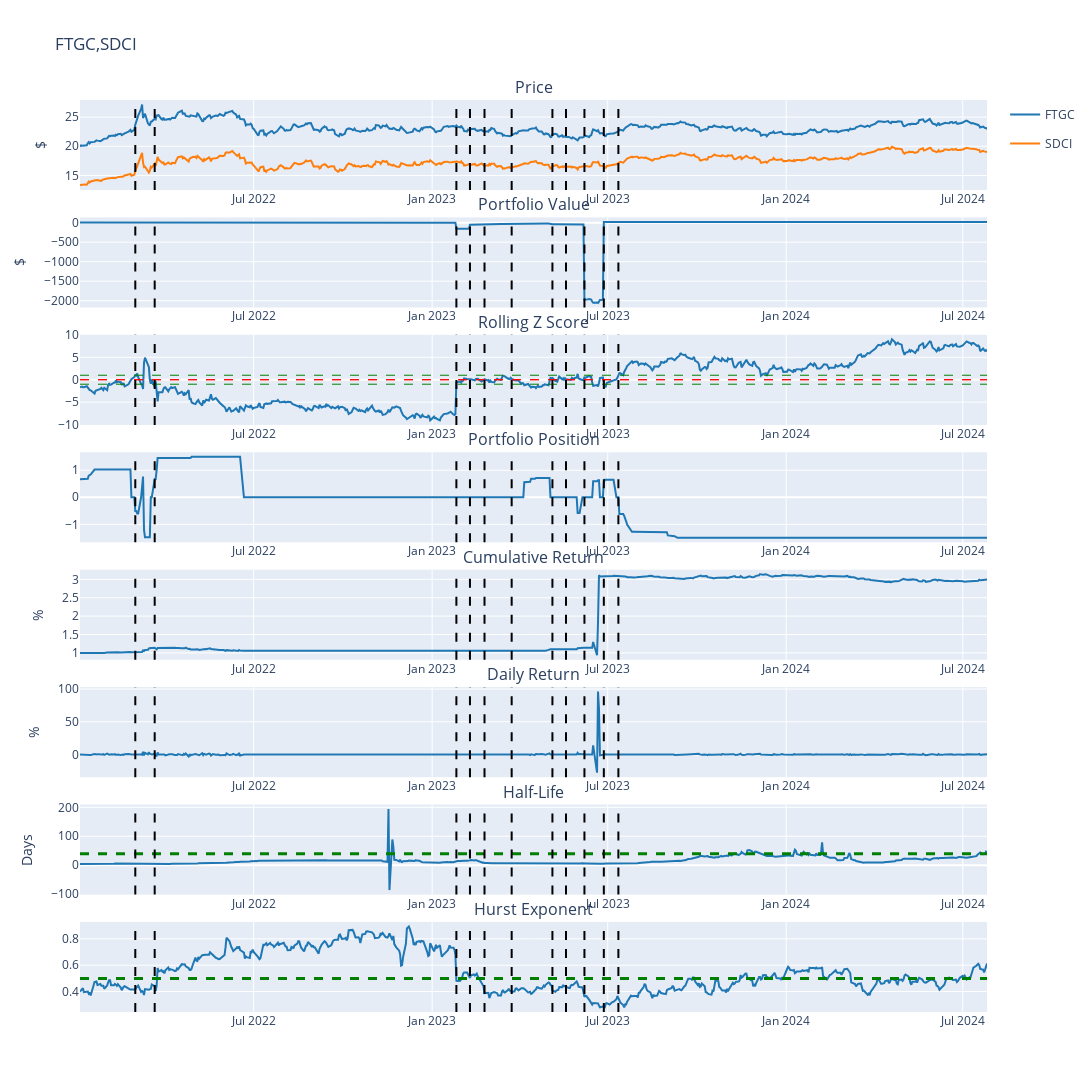

The code cell stored with this chart in its notebook:
### Code cell
strategy = InterdayPairsMeanReversion()
strategy.set_stock_universe(symbols)
strategy.set_start_date(start_date)
strategy.set_end_date(end_date)
strategy.preprocess_data()
strategy.generate_position()
strategy.backtest_summary(show_rebal=True)

### Figure 1 — Plotly figure (JSON) as saved in the notebook; plotly's stock layout.template omitted (floating-point values rounded to 4 significant figures; data arrays with more than 128 entries replaced by an {"elided": "..."} marker saying what was removed)
{"data": [{"legendgroup": "FTGC", "marker": {"color": "rgb(31, 119, 180)"}, "name": "FTGC", "type": "scatter", "x": {"elided": "644 str values"}, "xaxis": "x", "y": {"elided": "644 float values"}, "yaxis": "y"}, {"legendgroup": "SDCI", "marker": {"color": "rgb(255, 127, 14)"}, "name": "SDCI", "type": "scatter", "x": {"elided": "644 str values"}, "xaxis": "x", "y": {"elided": "644 float values"}, "yaxis": "y"}, {"marker": {"color": "rgb(31, 119, 180)"}, "showlegend": false, "type": "scatter", "x": {"elided": "644 str values"}, "xaxis": "x2", "y": {"elided": "644 float values"}, "yaxis": "y2"}, {"marker": {"color": "rgb(31, 119, 180)"}, "showlegend": false, "type": "scatter", "x": {"elided": "644 str values"}, "xaxis": "x3", "y": {"elided": "644 float values"}, "yaxis": "y3"}, {"marker": {"color": "rgb(31, 119, 180)"}, "showlegend": false, "type": "scatter", "x": {"elided": "644 str values"}, "xaxis": "x4", "y": {"elided": "644 float values"}, "yaxis": "y4"}, {"marker": {"color": "rgb(31, 119, 180)"}, "showlegend": false, "type": "scatter", "x": {"elided": "644 str values"}, "xaxis": "x5", "y": {"elided": "644 float values"}, "yaxis": "y5"}, {"marker": {"color": "rgb(31, 119, 180)"}, "showlegend": false, "type": "scatter", "x": {"elided": "644 str values"}, "xaxis": "x6", "y": {"elided": "644 float values"}, "yaxis": "y6"}, {"marker": {"color": "rgb(31, 119, 180)"}, "showlegend": false, "type": "scatter", "x": {"elided": "644 str values"}, "xaxis": "x7", "y": {"elided": "644 float values"}, "yaxis": "y7"}, {"marker": {"color": "rgb(31, 119, 180)"}, "showlegend": false, "type": "scatter", "x": {"elided": "644 str values"}, "xaxis": "x8", "y": {"elided": "644 float values"}, "yaxis": "y8"}], "layout": {"annotations": [{"font": {"size": 16}, "showarrow": false, "text": "Price", "x": 0.5, "xanchor": "center", "xref": "paper", "y": 1, "yanchor": "bottom", "yref": "paper"}, {"font": {"size": 16}, "showarrow": false, "text": "Portfolio Value", "x": 0.5, "xanchor": "center", "xref": "paper", "y": 0.8712, "yanchor": "bottom", "yref": "paper"}, {"font": {"size": 16}, "showarrow": false, "text": "Rolling Z Score", "x": 0.5, "xanchor": "center", "xref": "paper", "y": 0.7425, "yanchor": "bottom", "yref": "paper"}, {"font": {"size": 16}, "showarrow": false, "text": "Portfolio Position", "x": 0.5, "xanchor": "center", "xref": "paper", "y": 0.6138, "yanchor": "bottom", "yref": "paper"}, {"font": {"size": 16}, "showarrow": false, "text": "Cumulative Return", "x": 0.5, "xanchor": "center", "xref": "paper", "y": 0.485, "yanchor": "bottom", "yref": "paper"}, {"font": {"size": 16}, "showarrow": false, "text": "Daily Return", "x": 0.5, "xanchor": "center", "xref": "paper", "y": 0.3563, "yanchor": "bottom", "yref": "paper"}, {"font": {"size": 16}, "showarrow": false, "text": "Half-Life", "x": 0.5, "xanchor": "center", "xref": "paper", "y": 0.2275, "yanchor": "bottom", "yref": "paper"}, {"font": {"size": 16}, "showarrow": false, "text": "Hurst Exponent", "x": 0.5, "xanchor": "center", "xref": "paper", "y": 0.09875, "yanchor": "bottom", "yref": "paper"}], "height": 2000, "hovermode": "x", "shapes": [{"line": {"color": "red", "dash": "dash", "width": 1}, "type": "line", "x0": 0, "x1": 1, "xref": "x3 domain", "y0": 0, "y1": 0, "yref": "y3"}, {"line": {"color": "red", "dash": "dash", "width": 1}, "type": "line", "x0": 0, "x1": 1, "xref": "x3 domain", "y0": 0, "y1": 0, "yref": "y3"}, {"line": {"color": "green", "dash": "dash", "width": 1}, "type": "line", "x0": 0, "x1": 1, "xref": "x3 domain", "y0": 1, "y1": 1, "yref": "y3"}, {"line": {"color": "green", "dash": "dash", "width": 1}, "type": "line", "x0": 0, "x1": 1, "xref": "x3 domain", "y0": -1, "y1": -1, "yref": "y3"}, {"line": {"color": "green", "dash": "dash", "width": 3}, "type": "line", "x0": 0, "x1": 1, "xref": "x7 domain", "y0": 40, "y1": 40, "yref": "y7"}, {"line": {"color": "green", "dash": "dash", "width": 3}, "type": "line", "x0": 0, "x1": 1, "xref": "x8 domain", "y0": 0.5, "y1": 0.5, "yref": "y8"}, {"line": {"color": "black", "dash": "dash", "width": 2}, "type": "line", "x0": 1646092800000, "x1": 1646092800000, "xref": "x", "y0": 0, "y1": 1, "yref": "y domain"}, {"line": {"color": "black", "dash": "dash", "width": 2}, "type": "line", "x0": 1646092800000, "x1": 1646092800000, "xref": "x2", "y0": 0, "y1": 1, "yref": "y2 domain"}, {"line": {"color": "black", "dash": "dash", "width": 2}, "type": "line", "x0": 1646092800000, "x1": 1646092800000, "xref": "x3", "y0": 0, "y1": 1, "yref": "y3 domain"}, {"line": {"color": "black", "dash": "dash", "width": 2}, "type": "line", "x0": 1646092800000, "x1": 1646092800000, "xref": "x4", "y0": 0, "y1": 1, "yref": "y4 domain"}, {"line": {"color": "black", "dash": "dash", "width": 2}, "type": "line", "x0": 1646092800000, "x1": 1646092800000, "xref": "x5", "y0": 0, "y1": 1, "yref": "y5 domain"}, {"line": {"color": "black", "dash": "dash", "width": 2}, "type": "line", "x0": 1646092800000, "x1": 1646092800000, "xref": "x6", "y0": 0, "y1": 1, "yref": "y6 domain"}, {"line": {"color": "black", "dash": "dash", "width": 2}, "type": "line", "x0": 1646092800000, "x1": 1646092800000, "xref": "x7", "y0": 0, "y1": 1, "yref": "y7 domain"}, {"line": {"color": "black", "dash": "dash", "width": 2}, "type": "line", "x0": 1646092800000, "x1": 1646092800000, "xref": "x8", "y0": 0, "y1": 1, "yref": "y8 domain"}, {"line": {"color": "black", "dash": "dash", "width": 2}, "type": "line", "x0": 1647820800000, "x1": 1647820800000, "xref": "x", "y0": 0, "y1": 1, "yref": "y domain"}, {"line": {"color": "black", "dash": "dash", "width": 2}, "type": "line", "x0": 1647820800000, "x1": 1647820800000, "xref": "x2", "y0": 0, "y1": 1, "yref": "y2 domain"}, {"line": {"color": "black", "dash": "dash", "width": 2}, "type": "line", "x0": 1647820800000, "x1": 1647820800000, "xref": "x3", "y0": 0, "y1": 1, "yref": "y3 domain"}, {"line": {"color": "black", "dash": "dash", "width": 2}, "type": "line", "x0": 1647820800000, "x1": 1647820800000, "xref": "x4", "y0": 0, "y1": 1, "yref": "y4 domain"}, {"line": {"color": "black", "dash": "dash", "width": 2}, "type": "line", "x0": 1647820800000, "x1": 1647820800000, "xref": "x5", "y0": 0, "y1": 1, "yref": "y5 domain"}, {"line": {"color": "black", "dash": "dash", "width": 2}, "type": "line", "x0": 1647820800000, "x1": 1647820800000, "xref": "x6", "y0": 0, "y1": 1, "yref": "y6 domain"}, {"line": {"color": "black", "dash": "dash", "width": 2}, "type": "line", "x0": 1647820800000, "x1": 1647820800000, "xref": "x7", "y0": 0, "y1": 1, "yref": "y7 domain"}, {"line": {"color": "black", "dash": "dash", "width": 2}, "type": "line", "x0": 1647820800000, "x1": 1647820800000, "xref": "x8", "y0": 0, "y1": 1, "yref": "y8 domain"}, {"line": {"color": "black", "dash": "dash", "width": 2}, "type": "line", "x0": 1674691200000, "x1": 1674691200000, "xref": "x", "y0": 0, "y1": 1, "yref": "y domain"}, {"line": {"color": "black", "dash": "dash", "width": 2}, "type": "line", "x0": 1674691200000, "x1": 1674691200000, "xref": "x2", "y0": 0, "y1": 1, "yref": "y2 domain"}, {"line": {"color": "black", "dash": "dash", "width": 2}, "type": "line", "x0": 1674691200000, "x1": 1674691200000, "xref": "x3", "y0": 0, "y1": 1, "yref": "y3 domain"}, {"line": {"color": "black", "dash": "dash", "width": 2}, "type": "line", "x0": 1674691200000, "x1": 1674691200000, "xref": "x4", "y0": 0, "y1": 1, "yref": "y4 domain"}, {"line": {"color": "black", "dash": "dash", "width": 2}, "type": "line", "x0": 1674691200000, "x1": 1674691200000, "xref": "x5", "y0": 0, "y1": 1, "yref": "y5 domain"}, {"line": {"color": "black", "dash": "dash", "width": 2}, "type": "line", "x0": 1674691200000, "x1": 1674691200000, "xref": "x6", "y0": 0, "y1": 1, "yref": "y6 domain"}, {"line": {"color": "black", "dash": "dash", "width": 2}, "type": "line", "x0": 1674691200000, "x1": 1674691200000, "xref": "x7", "y0": 0, "y1": 1, "yref": "y7 domain"}, {"line": {"color": "black", "dash": "dash", "width": 2}, "type": "line", "x0": 1674691200000, "x1": 1674691200000, "xref": "x8", "y0": 0, "y1": 1, "yref": "y8 domain"}, {"line": {"color": "black", "dash": "dash", "width": 2}, "type": "line", "x0": 1675900800000, "x1": 1675900800000, "xref": "x", "y0": 0, "y1": 1, "yref": "y domain"}, {"line": {"color": "black", "dash": "dash", "width": 2}, "type": "line", "x0": 1675900800000, "x1": 1675900800000, "xref": "x2", "y0": 0, "y1": 1, "yref": "y2 domain"}, {"line": {"color": "black", "dash": "dash", "width": 2}, "type": "line", "x0": 1675900800000, "x1": 1675900800000, "xref": "x3", "y0": 0, "y1": 1, "yref": "y3 domain"}, {"line": {"color": "black", "dash": "dash", "width": 2}, "type": "line", "x0": 1675900800000, "x1": 1675900800000, "xref": "x4", "y0": 0, "y1": 1, "yref": "y4 domain"}, {"line": {"color": "black", "dash": "dash", "width": 2}, "type": "line", "x0": 1675900800000, "x1": 1675900800000, "xref": "x5", "y0": 0, "y1": 1, "yref": "y5 domain"}, {"line": {"color": "black", "dash": "dash", "width": 2}, "type": "line", "x0": 1675900800000, "x1": 1675900800000, "xref": "x6", "y0": 0, "y1": 1, "yref": "y6 domain"}, {"line": {"color": "black", "dash": "dash", "width": 2}, "type": "line", "x0": 1675900800000, "x1": 1675900800000, "xref": "x7", "y0": 0, "y1": 1, "yref": "y7 domain"}, {"line": {"color": "black", "dash": "dash", "width": 2}, "type": "line", "x0": 1675900800000, "x1": 1675900800000, "xref": "x8", "y0": 0, "y1": 1, "yref": "y8 domain"}, {"line": {"color": "black", "dash": "dash", "width": 2}, "type": "line", "x0": 1677196800000, "x1": 1677196800000, "xref": "x", "y0": 0, "y1": 1, "yref": "y domain"}, {"line": {"color": "black", "dash": "dash", "width": 2}, "type": "line", "x0": 1677196800000, "x1": 1677196800000, "xref": "x2", "y0": 0, "y1": 1, "yref": "y2 domain"}, {"line": {"color": "black", "dash": "dash", "width": 2}, "type": "line", "x0": 1677196800000, "x1": 1677196800000, "xref": "x3", "y0": 0, "y1": 1, "yref": "y3 domain"}, {"line": {"color": "black", "dash": "dash", "width": 2}, "type": "line", "x0": 1677196800000, "x1": 1677196800000, "xref": "x4", "y0": 0, "y1": 1, "yref": "y4 domain"}, {"line": {"color": "black", "dash": "dash", "width": 2}, "type": "line", "x0": 1677196800000, "x1": 1677196800000, "xref": "x5", "y0": 0, "y1": 1, "yref": "y5 domain"}, {"line": {"color": "black", "dash": "dash", "width": 2}, "type": "line", "x0": 1677196800000, "x1": 1677196800000, "xref": "x6", "y0": 0, "y1": 1, "yref": "y6 domain"}, {"line": {"color": "black", "dash": "dash", "width": 2}, "type": "line", "x0": 1677196800000, "x1": 1677196800000, "xref": "x7", "y0": 0, "y1": 1, "yref": "y7 domain"}, {"line": {"color": "black", "dash": "dash", "width": 2}, "type": "line", "x0": 1677196800000, "x1": 1677196800000, "xref": "x8", "y0": 0, "y1": 1, "yref": "y8 domain"}, {"line": {"color": "black", "dash": "dash", "width": 2}, "type": "line", "x0": 1679616000000, "x1": 1679616000000, "xref": "x", "y0": 0, "y1": 1, "yref": "y domain"}, {"line": {"color": "black", "dash": "dash", "width": 2}, "type": "line", "x0": 1679616000000, "x1": 1679616000000, "xref": "x2", "y0": 0, "y1": 1, "yref": "y2 domain"}, {"line": {"color": "black", "dash": "dash", "width": 2}, "type": "line", "x0": 1679616000000, "x1": 1679616000000, "xref": "x3", "y0": 0, "y1": 1, "yref": "y3 domain"}, {"line": {"color": "black", "dash": "dash", "width": 2}, "type": "line", "x0": 1679616000000, "x1": 1679616000000, "xref": "x4", "y0": 0, "y1": 1, "yref": "y4 domain"}, {"line": {"color": "black", "dash": "dash", "width": 2}, "type": "line", "x0": 1679616000000, "x1": 1679616000000, "xref": "x5", "y0": 0, "y1": 1, "yref": "y5 domain"}, {"line": {"color": "black", "dash": "dash", "width": 2}, "type": "line", "x0": 1679616000000, "x1": 1679616000000, "xref": "x6", "y0": 0, "y1": 1, "yref": "y6 domain"}, {"line": {"color": "black", "dash": "dash", "width": 2}, "type": "line", "x0": 1679616000000, "x1": 1679616000000, "xref": "x7", "y0": 0, "y1": 1, "yref": "y7 domain"}, {"line": {"color": "black", "dash": "dash", "width": 2}, "type": "line", "x0": 1679616000000, "x1": 1679616000000, "xref": "x8", "y0": 0, "y1": 1, "yref": "y8 domain"}, {"line": {"color": "black", "dash": "dash", "width": 2}, "type": "line", "x0": 1683244800000, "x1": 1683244800000, "xref": "x", "y0": 0, "y1": 1, "yref": "y domain"}, {"line": {"color": "black", "dash": "dash", "width": 2}, "type": "line", "x0": 1683244800000, "x1": 1683244800000, "xref": "x2", "y0": 0, "y1": 1, "yref": "y2 domain"}, {"line": {"color": "black", "dash": "dash", "width": 2}, "type": "line", "x0": 1683244800000, "x1": 1683244800000, "xref": "x3", "y0": 0, "y1": 1, "yref": "y3 domain"}, {"line": {"color": "black", "dash": "dash", "width": 2}, "type": "line", "x0": 1683244800000, "x1": 1683244800000, "xref": "x4", "y0": 0, "y1": 1, "yref": "y4 domain"}, {"line": {"color": "black", "dash": "dash", "width": 2}, "type": "line", "x0": 1683244800000, "x1": 1683244800000, "xref": "x5", "y0": 0, "y1": 1, "yref": "y5 domain"}, {"line": {"color": "black", "dash": "dash", "width": 2}, "type": "line", "x0": 1683244800000, "x1": 1683244800000, "xref": "x6", "y0": 0, "y1": 1, "yref": "y6 domain"}, {"line": {"color": "black", "dash": "dash", "width": 2}, "type": "line", "x0": 1683244800000, "x1": 1683244800000, "xref": "x7", "y0": 0, "y1": 1, "yref": "y7 domain"}, {"line": {"color": "black", "dash": "dash", "width": 2}, "type": "line", "x0": 1683244800000, "x1": 1683244800000, "xref": "x8", "y0": 0, "y1": 1, "yref": "y8 domain"}, {"line": {"color": "black", "dash": "dash", "width": 2}, "type": "line", "x0": 1684454400000, "x1": 1684454400000, "xref": "x", "y0": 0, "y1": 1, "yref": "y domain"}, {"line": {"color": "black", "dash": "dash", "width": 2}, "type": "line", "x0": 1684454400000, "x1": 1684454400000, "xref": "x2", "y0": 0, "y1": 1, "yref": "y2 domain"}, {"line": {"color": "black", "dash": "dash", "width": 2}, "type": "line", "x0": 1684454400000, "x1": 1684454400000, "xref": "x3", "y0": 0, "y1": 1, "yref": "y3 domain"}, {"line": {"color": "black", "dash": "dash", "width": 2}, "type": "line", "x0": 1684454400000, "x1": 1684454400000, "xref": "x4", "y0": 0, "y1": 1, "yref": "y4 domain"}, {"line": {"color": "black", "dash": "dash", "width": 2}, "type": "line", "x0": 1684454400000, "x1": 1684454400000, "xref": "x5", "y0": 0, "y1": 1, "yref": "y5 domain"}, {"line": {"color": "black", "dash": "dash", "width": 2}, "type": "line", "x0": 1684454400000, "x1": 1684454400000, "xref": "x6", "y0": 0, "y1": 1, "yref": "y6 domain"}, {"line": {"color": "black", "dash": "dash", "width": 2}, "type": "line", "x0": 1684454400000, "x1": 1684454400000, "xref": "x7", "y0": 0, "y1": 1, "yref": "y7 domain"}, {"line": {"color": "black", "dash": "dash", "width": 2}, "type": "line", "x0": 1684454400000, "x1": 1684454400000, "xref": "x8", "y0": 0, "y1": 1, "yref": "y8 domain"}, {"line": {"color": "black", "dash": "dash", "width": 2}, "type": "line", "x0": 1686096000000, "x1": 1686096000000, "xref": "x", "y0": 0, "y1": 1, "yref": "y domain"}, {"line": {"color": "black", "dash": "dash", "width": 2}, "type": "line", "x0": 1686096000000, "x1": 1686096000000, "xref": "x2", "y0": 0, "y1": 1, "yref": "y2 domain"}, {"line": {"color": "black", "dash": "dash", "width": 2}, "type": "line", "x0": 1686096000000, "x1": 1686096000000, "xref": "x3", "y0": 0, "y1": 1, "yref": "y3 domain"}, {"line": {"color": "black", "dash": "dash", "width": 2}, "type": "line", "x0": 1686096000000, "x1": 1686096000000, "xref": "x4", "y0": 0, "y1": 1, "yref": "y4 domain"}, {"line": {"color": "black", "dash": "dash", "width": 2}, "type": "line", "x0": 1686096000000, "x1": 1686096000000, "xref": "x5", "y0": 0, "y1": 1, "yref": "y5 domain"}, {"line": {"color": "black", "dash": "dash", "width": 2}, "type": "line", "x0": 1686096000000, "x1": 1686096000000, "xref": "x6", "y0": 0, "y1": 1, "yref": "y6 domain"}, {"line": {"color": "black", "dash": "dash", "width": 2}, "type": "line", "x0": 1686096000000, "x1": 1686096000000, "xref": "x7", "y0": 0, "y1": 1, "yref": "y7 domain"}, {"line": {"color": "black", "dash": "dash", "width": 2}, "type": "line", "x0": 1686096000000, "x1": 1686096000000, "xref": "x8", "y0": 0, "y1": 1, "yref": "y8 domain"}, {"line": {"color": "black", "dash": "dash", "width": 2}, "type": "line", "x0": 1687824000000, "x1": 1687824000000, "xref": "x", "y0": 0, "y1": 1, "yref": "y domain"}, {"line": {"color": "black", "dash": "dash", "width": 2}, "type": "line", "x0": 1687824000000, "x1": 1687824000000, "xref": "x2", "y0": 0, "y1": 1, "yref": "y2 domain"}, {"line": {"color": "black", "dash": "dash", "width": 2}, "type": "line", "x0": 1687824000000, "x1": 1687824000000, "xref": "x3", "y0": 0, "y1": 1, "yref": "y3 domain"}, {"line": {"color": "black", "dash": "dash", "width": 2}, "type": "line", "x0": 1687824000000, "x1": 1687824000000, "xref": "x4", "y0": 0, "y1": 1, "yref": "y4 domain"}, {"line": {"color": "black", "dash": "dash", "width": 2}, "type": "line", "x0": 1687824000000, "x1": 1687824000000, "xref": "x5", "y0": 0, "y1": 1, "yref": "y5 domain"}, {"line": {"color": "black", "dash": "dash", "width": 2}, "type": "line", "x0": 1687824000000, "x1": 1687824000000, "xref": "x6", "y0": 0, "y1": 1, "yref": "y6 domain"}, {"line": {"color": "black", "dash": "dash", "width": 2}, "type": "line", "x0": 1687824000000, "x1": 1687824000000, "xref": "x7", "y0": 0, "y1": 1, "yref": "y7 domain"}, {"line": {"color": "black", "dash": "dash", "width": 2}, "type": "line", "x0": 1687824000000, "x1": 1687824000000, "xref": "x8", "y0": 0, "y1": 1, "yref": "y8 domain"}, {"line": {"color": "black", "dash": "dash", "width": 2}, "type": "line", "x0": 1689120000000, "x1": 1689120000000, "xref": "x", "y0": 0, "y1": 1, "yref": "y domain"}, {"line": {"color": "black", "dash": "dash", "width": 2}, "type": "line", "x0": 1689120000000, "x1": 1689120000000, "xref": "x2", "y0": 0, "y1": 1, "yref": "y2 domain"}, {"line": {"color": "black", "dash": "dash", "width": 2}, "type": "line", "x0": 1689120000000, "x1": 1689120000000, "xref": "x3", "y0": 0, "y1": 1, "yref": "y3 domain"}, {"line": {"color": "black", "dash": "dash", "width": 2}, "type": "line", "x0": 1689120000000, "x1": 1689120000000, "xref": "x4", "y0": 0, "y1": 1, "yref": "y4 domain"}, {"line": {"color": "black", "dash": "dash", "width": 2}, "type": "line", "x0": 1689120000000, "x1": 1689120000000, "xref": "x5", "y0": 0, "y1": 1, "yref": "y5 domain"}, {"line": {"color": "black", "dash": "dash", "width": 2}, "type": "line", "x0": 1689120000000, "x1": 1689120000000, "xref": "x6", "y0": 0, "y1": 1, "yref": "y6 domain"}, {"line": {"color": "black", "dash": "dash", "width": 2}, "type": "line", "x0": 1689120000000, "x1": 1689120000000, "xref": "x7", "y0": 0, "y1": 1, "yref": "y7 domain"}, {"line": {"color": "black", "dash": "dash", "width": 2}, "type": "line", "x0": 1689120000000, "x1": 1689120000000, "xref": "x8", "y0": 0, "y1": 1, "yref": "y8 domain"}], "title": {"text": "FTGC,SDCI"}, "width": 1200, "xaxis": {"anchor": "y", "domain": [0, 1], "matches": "x8", "showticklabels": true}, "xaxis2": {"anchor": "y2", "domain": [0, 1], "matches": "x8", "showticklabels": true}, "xaxis3": {"anchor": "y3", "domain": [0, 1], "matches": "x8", "showticklabels": true}, "xaxis4": {"anchor": "y4", "domain": [0, 1], "matches": "x8", "showticklabels": true}, "xaxis5": {"anchor": "y5", "domain": [0, 1], "matches": "x8", "showticklabels": true}, "xaxis6": {"anchor": "y6", "domain": [0, 1], "matches": "x8", "showticklabels": true}, "xaxis7": {"anchor": "y7", "domain": [0, 1], "matches": "x8", "showticklabels": true}, "xaxis8": {"anchor": "y8", "domain": [0, 1]}, "yaxis": {"anchor": "x", "domain": [0.9012, 1], "title": {"text": "$"}}, "yaxis2": {"anchor": "x2", "domain": [0.7725, 0.8712], "title": {"text": "$"}}, "yaxis3": {"anchor": "x3", "domain": [0.6438, 0.7425]}, "yaxis4": {"anchor": "x4", "domain": [0.515, 0.6138]}, "yaxis5": {"anchor": "x5", "domain": [0.3862, 0.485], "title": {"text": "%"}}, "yaxis6": {"anchor": "x6", "domain": [0.2575, 0.3563], "title": {"text": "%"}}, "yaxis7": {"anchor": "x7", "domain": [0.1288, 0.2275], "title": {"text": "Days"}}, "yaxis8": {"anchor": "x8", "domain": [0, 0.09875]}}}
